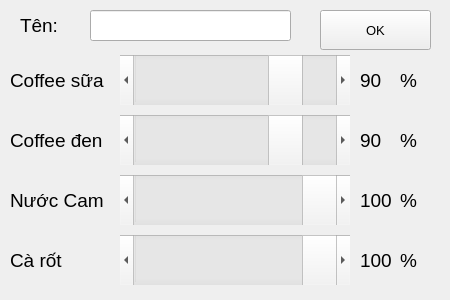
<?xml version="1.0" encoding="UTF-8"?>
<ui version="4.0">
 <class>Form</class>
 <widget class="QWidget" name="Form">
  <property name="geometry">
   <rect>
    <x>0</x>
    <y>0</y>
    <width>450</width>
    <height>300</height>
   </rect>
  </property>
  <property name="maximumSize">
   <size>
    <width>450</width>
    <height>300</height>
   </size>
  </property>
  <property name="windowTitle">
   <string>Form</string>
  </property>
  <widget class="QScrollBar" name="scrollbar_cs">
   <property name="geometry">
    <rect>
     <x>120</x>
     <y>55</y>
     <width>230</width>
     <height>50</height>
    </rect>
   </property>
   <property name="minimum">
    <number>50</number>
   </property>
   <property name="maximum">
    <number>100</number>
   </property>
   <property name="sliderPosition">
    <number>90</number>
   </property>
   <property name="orientation">
    <enum>Qt::Horizontal</enum>
   </property>
  </widget>
  <widget class="QScrollBar" name="scrollbar_cd">
   <property name="geometry">
    <rect>
     <x>120</x>
     <y>115</y>
     <width>230</width>
     <height>50</height>
    </rect>
   </property>
   <property name="minimum">
    <number>50</number>
   </property>
   <property name="maximum">
    <number>100</number>
   </property>
   <property name="sliderPosition">
    <number>90</number>
   </property>
   <property name="orientation">
    <enum>Qt::Horizontal</enum>
   </property>
  </widget>
  <widget class="QScrollBar" name="scrollbar_nc">
   <property name="geometry">
    <rect>
     <x>120</x>
     <y>175</y>
     <width>230</width>
     <height>50</height>
    </rect>
   </property>
   <property name="minimum">
    <number>50</number>
   </property>
   <property name="maximum">
    <number>100</number>
   </property>
   <property name="sliderPosition">
    <number>100</number>
   </property>
   <property name="orientation">
    <enum>Qt::Horizontal</enum>
   </property>
  </widget>
  <widget class="QScrollBar" name="scrollbar_cc">
   <property name="geometry">
    <rect>
     <x>120</x>
     <y>235</y>
     <width>230</width>
     <height>50</height>
    </rect>
   </property>
   <property name="minimum">
    <number>50</number>
   </property>
   <property name="maximum">
    <number>100</number>
   </property>
   <property name="sliderPosition">
    <number>100</number>
   </property>
   <property name="orientation">
    <enum>Qt::Horizontal</enum>
   </property>
  </widget>
  <widget class="QLabel" name="lb_scroll_cs">
   <property name="geometry">
    <rect>
     <x>360</x>
     <y>65</y>
     <width>51</width>
     <height>30</height>
    </rect>
   </property>
   <property name="font">
    <font>
     <pointsize>14</pointsize>
    </font>
   </property>
   <property name="text">
    <string>90</string>
   </property>
  </widget>
  <widget class="QLabel" name="label_2">
   <property name="geometry">
    <rect>
     <x>400</x>
     <y>65</y>
     <width>31</width>
     <height>30</height>
    </rect>
   </property>
   <property name="font">
    <font>
     <pointsize>14</pointsize>
    </font>
   </property>
   <property name="text">
    <string>%</string>
   </property>
  </widget>
  <widget class="QLabel" name="lb_scroll_cd">
   <property name="geometry">
    <rect>
     <x>360</x>
     <y>125</y>
     <width>51</width>
     <height>30</height>
    </rect>
   </property>
   <property name="font">
    <font>
     <pointsize>14</pointsize>
    </font>
   </property>
   <property name="text">
    <string>90</string>
   </property>
  </widget>
  <widget class="QLabel" name="label_3">
   <property name="geometry">
    <rect>
     <x>400</x>
     <y>125</y>
     <width>31</width>
     <height>30</height>
    </rect>
   </property>
   <property name="font">
    <font>
     <pointsize>14</pointsize>
    </font>
   </property>
   <property name="text">
    <string>%</string>
   </property>
  </widget>
  <widget class="QLabel" name="lb_scroll_nc">
   <property name="geometry">
    <rect>
     <x>360</x>
     <y>185</y>
     <width>51</width>
     <height>30</height>
    </rect>
   </property>
   <property name="font">
    <font>
     <pointsize>14</pointsize>
    </font>
   </property>
   <property name="text">
    <string>100</string>
   </property>
  </widget>
  <widget class="QLabel" name="label_4">
   <property name="geometry">
    <rect>
     <x>400</x>
     <y>185</y>
     <width>31</width>
     <height>30</height>
    </rect>
   </property>
   <property name="font">
    <font>
     <pointsize>14</pointsize>
    </font>
   </property>
   <property name="text">
    <string>%</string>
   </property>
  </widget>
  <widget class="QLabel" name="lb_scroll_cc">
   <property name="geometry">
    <rect>
     <x>360</x>
     <y>245</y>
     <width>51</width>
     <height>30</height>
    </rect>
   </property>
   <property name="font">
    <font>
     <pointsize>14</pointsize>
    </font>
   </property>
   <property name="text">
    <string>100</string>
   </property>
  </widget>
  <widget class="QLabel" name="label_5">
   <property name="geometry">
    <rect>
     <x>400</x>
     <y>245</y>
     <width>31</width>
     <height>30</height>
    </rect>
   </property>
   <property name="font">
    <font>
     <pointsize>14</pointsize>
    </font>
   </property>
   <property name="text">
    <string>%</string>
   </property>
  </widget>
  <widget class="QLabel" name="lb_scroll_5">
   <property name="geometry">
    <rect>
     <x>10</x>
     <y>65</y>
     <width>111</width>
     <height>30</height>
    </rect>
   </property>
   <property name="font">
    <font>
     <pointsize>14</pointsize>
    </font>
   </property>
   <property name="text">
    <string>Coffee sữa</string>
   </property>
  </widget>
  <widget class="QLabel" name="lb_scroll_6">
   <property name="geometry">
    <rect>
     <x>10</x>
     <y>125</y>
     <width>111</width>
     <height>30</height>
    </rect>
   </property>
   <property name="font">
    <font>
     <pointsize>14</pointsize>
    </font>
   </property>
   <property name="text">
    <string>Coffee đen</string>
   </property>
  </widget>
  <widget class="QLabel" name="lb_scroll_7">
   <property name="geometry">
    <rect>
     <x>10</x>
     <y>185</y>
     <width>111</width>
     <height>30</height>
    </rect>
   </property>
   <property name="font">
    <font>
     <pointsize>14</pointsize>
    </font>
   </property>
   <property name="text">
    <string>Nước Cam</string>
   </property>
  </widget>
  <widget class="QLabel" name="lb_scroll_8">
   <property name="geometry">
    <rect>
     <x>10</x>
     <y>245</y>
     <width>101</width>
     <height>30</height>
    </rect>
   </property>
   <property name="font">
    <font>
     <pointsize>14</pointsize>
    </font>
   </property>
   <property name="frameShape">
    <enum>QFrame::NoFrame</enum>
   </property>
   <property name="text">
    <string>Cà rốt</string>
   </property>
  </widget>
  <widget class="QLabel" name="lb_scroll_9">
   <property name="geometry">
    <rect>
     <x>20</x>
     <y>10</y>
     <width>51</width>
     <height>30</height>
    </rect>
   </property>
   <property name="font">
    <font>
     <pointsize>14</pointsize>
    </font>
   </property>
   <property name="text">
    <string>Tên: </string>
   </property>
  </widget>
  <widget class="QPushButton" name="bt_OK2">
   <property name="geometry">
    <rect>
     <x>320</x>
     <y>10</y>
     <width>111</width>
     <height>40</height>
    </rect>
   </property>
   <property name="font">
    <font>
     <pointsize>10</pointsize>
    </font>
   </property>
   <property name="text">
    <string>OK</string>
   </property>
  </widget>
  <widget class="QLineEdit" name="lineEdit">
   <property name="geometry">
    <rect>
     <x>90</x>
     <y>10</y>
     <width>201</width>
     <height>31</height>
    </rect>
   </property>
   <property name="font">
    <font>
     <pointsize>14</pointsize>
    </font>
   </property>
   <property name="text">
    <string/>
   </property>
  </widget>
 </widget>
 <resources/>
 <connections/>
</ui>
